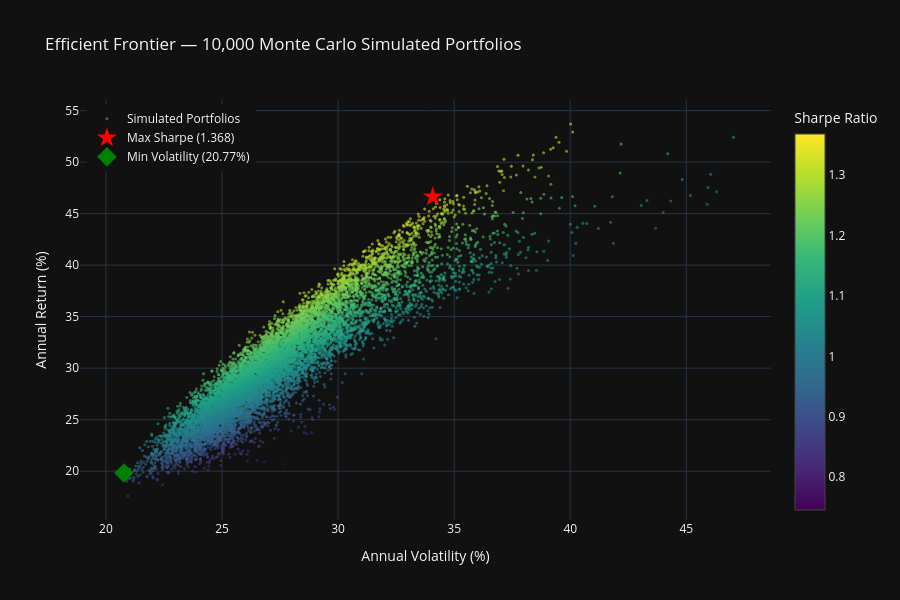

Notebook source saved alongside this figure:
### Code cell
# Cell 5 — Plot the Efficient Frontier
# Find special portfolios
max_sharpe_idx = mc_sharpe.argmax()
min_vol_idx = mc_volatility.argmin()

fig = go.Figure()

# All simulated portfolios
fig.add_trace(go.Scatter(
    x=mc_volatility * 100,
    y=mc_returns * 100,
    mode='markers',
    marker=dict(
        color=mc_sharpe,
        colorscale='Viridis',
        size=3,
        opacity=0.6,
        colorbar=dict(title='Sharpe Ratio')
    ),
    name='Simulated Portfolios',
    text=[f"Sharpe: {s:.3f}" for s in mc_sharpe],
    hovertemplate='Vol: %{x:.2f}%<br>Return: %{y:.2f}%<br>%{text}'
))

# Max Sharpe portfolio
fig.add_trace(go.Scatter(
    x=[mc_volatility[max_sharpe_idx] * 100],
    y=[mc_returns[max_sharpe_idx] * 100],
    mode='markers',
    marker=dict(color='red', size=15, symbol='star'),
    name=f'Max Sharpe ({mc_sharpe[max_sharpe_idx]:.3f})'
))

# Min Volatility portfolio
fig.add_trace(go.Scatter(
    x=[mc_volatility[min_vol_idx] * 100],
    y=[mc_returns[min_vol_idx] * 100],
    mode='markers',
    marker=dict(color='green', size=15, symbol='diamond'),
    name=f'Min Volatility ({mc_volatility[min_vol_idx]*100:.2f}%)'
))

fig.update_layout(
    title='Efficient Frontier — 10,000 Monte Carlo Simulated Portfolios',
    xaxis_title='Annual Volatility (%)',
    yaxis_title='Annual Return (%)',
    template='plotly_dark',
    width=900,
    height=600,
    legend=dict(x=0.01, y=0.99)
)

fig.show()

### Figure 1 — Plotly figure (JSON) as saved in the notebook; plotly's stock layout.template omitted (floating-point values rounded to 4 significant figures; data arrays with more than 128 entries replaced by an {"elided": "..."} marker saying what was removed)
{"data": [{"hovertemplate": "Vol: %{x:.2f}%<br>Return: %{y:.2f}%<br>%{text}", "marker": {"color": {"elided": "10000 float values"}, "colorbar": {"title": {"text": "Sharpe Ratio"}}, "colorscale": [[0, "#440154"], [0.1111, "#482878"], [0.2222, "#3e4989"], [0.3333, "#31688e"], [0.4444, "#26828e"], [0.5556, "#1f9e89"], [0.6667, "#35b779"], [0.7778, "#6ece58"], [0.8889, "#b5de2b"], [1, "#fde725"]], "opacity": 0.6, "size": 3}, "mode": "markers", "name": "Simulated Portfolios", "text": {"elided": "10000 str values"}, "type": "scatter", "x": {"elided": "10000 float values"}, "y": {"elided": "10000 float values"}}, {"marker": {"color": "red", "size": 15, "symbol": "star"}, "mode": "markers", "name": "Max Sharpe (1.368)", "type": "scatter", "x": [34.08], "y": [46.63]}, {"marker": {"color": "green", "size": 15, "symbol": "diamond"}, "mode": "markers", "name": "Min Volatility (20.77%)", "type": "scatter", "x": [20.77], "y": [19.83]}], "layout": {"height": 600, "legend": {"x": 0.01, "y": 0.99}, "title": {"text": "Efficient Frontier — 10,000 Monte Carlo Simulated Portfolios"}, "width": 900, "xaxis": {"title": {"text": "Annual Volatility (%)"}}, "yaxis": {"title": {"text": "Annual Return (%)"}}}}
